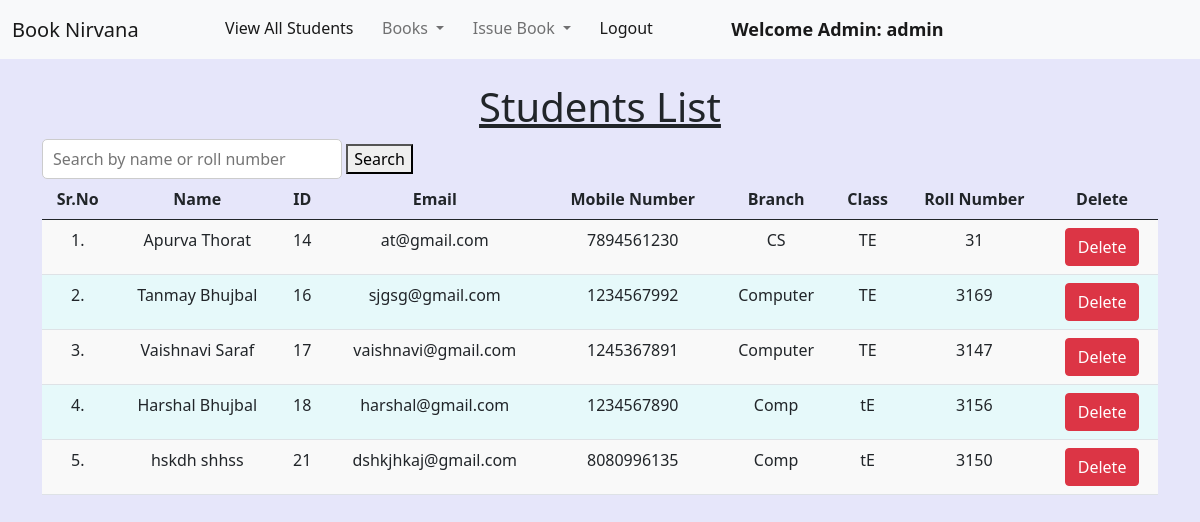
Screenshot of /view_students/ (signed in) with the database file from the repository.
### library/models.py (models this page shows, shortened)
class Student(models.Model):
    user = models.OneToOneField(User, on_delete=models.CASCADE)
    classroom = models.CharField(max_length=10)
    branch = models.CharField(max_length=10)
    roll_no = models.CharField(max_length=3, blank=True)
    phone = models.CharField(max_length=10, blank=True)
    image = models.ImageField(upload_to="", blank=True)

### library/views.py (the view)
# urls.py: path("view_students/", views.view_students, name="view_students"),
@login_required(login_url = '/admin_login')
def view_students(request):
    query = request.GET.get('q', '')  # Get the search query from the URL parameters
    students = Student.objects.all()
    if query:
        students = students.filter(
            Q(user__first_name__icontains=query) |
            Q(user__last_name__icontains=query) |
            Q(roll_no__icontains=query)
        )
    return render(request, "view_students.html", {'students': students, 'query': query})

### library/templates/view_students.html (shortened to what this page needs)
{% extends 'admin_navbar.html' %}
{% load static %}
{% block body %}
<div class="container mt-4">
    <h1 class="text-center"><u>Students List</u></h1>
    <form method="GET" action="{% url 'view_students' %}">
        <input type="text" name="q" placeholder="Search by name or roll number" value="{{ query }}" style="width: 300px; height: 40px; padding: 10px; font-size: 16px; border: 1px solid #ccc; border-radius: 5px;">
        <button type="submit">Search</button>
    </form>
    <table class="table table-hover" id="example">
        <thead>
            <tr class="text-center">
                <th>Sr.No</th>
                <th>Name</th>
                <th>ID</th>
                <th>Email</th>
                <th>Mobile Number</th>
                <th>Branch</th>
                <th>Class</th>
                <th>Roll Number</th>
                <th>Delete</th>
            </tr>
        </thead>
        <tbody>
            {% for student in students %}
            <tr class="text-center">
                <td>{{forloop.counter}}.</td>
                <td>{{student.user.get_full_name}}</td>
                <td>{{student.user.id}}</td>
                <td>{{student.user.email}}</td>
                <td>{{student.phone}}</td>
                <td>{{student.branch}}</td>
                <td>{{student.classroom}}</td>
                <td>{{student.roll_no}}</td>
                <td><a href="/delete_student/{{student.id}}/" class="btn btn-danger" onclick="return confirm('Are you sure you want to delete this student?')">Delete</a></td>
            </tr>
            {% endfor %}
        </tbody>
    </table>
    </div>
{% endblock %}

### library/templates/admin_navbar.html (shortened to what this page needs)
<!doctype html>
<html lang="en">
  <head>
    <link href="https://cdn.jsdelivr.net/npm/bootstrap@5.1.0/dist/css/bootstrap.min.css" rel="stylesheet">
    <link rel="stylesheet" href="https://cdn.datatables.net/1.10.25/css/jquery.dataTables.min.css">
    <link rel="stylesheet" href="https://cdn.datatables.net/buttons/1.7.1/css/buttons.dataTables.min.css">
  </head>
  <body>
    <nav class="navbar navbar-expand-lg navbar-light bg-light">
        <div class="container-fluid">
          <a class="navbar-brand" href="#">Book Nirvana</a>
          <div class="collapse navbar-collapse" id="navbarSupportedContent">
            <ul class="navbar-nav me-auto mb-2 mb-lg-0">
              <li class="nav-item">
                <a class="nav-link active" aria-current="page" href="/view_students/">View All Students</a>
              </li>
              <li class="nav-item dropdown">
                <a class="nav-link dropdown-toggle" href="#" id="navbarDropdown" role="button" data-bs-toggle="dropdown" aria-expanded="false">
                  Books
                </a>
              </li>
              <li class="nav-item dropdown">
                <a class="nav-link dropdown-toggle" href="#" id="navbarDropdown" role="button" data-bs-toggle="dropdown" aria-expanded="false">
                  Issue Book
                </a>
              </li>
              <li class="nav-item">
                <a class="nav-link active" aria-current="page" href="/logout/">Logout</a>
              </li>
              <li class="nav-item">
                <a style="font-weight:600; font-family:'Segoe UI', Tahoma, Geneva, Verdana, sans-serif; font-size: large;" class="nav-link active" href="#">Welcome Admin: {{request.user}}</a>
              </li>
            </ul>
          </div>
        </div>
      </nav>
      {% block body %}
      {% endblock %}
  </body>
</html>

### library/templates/view_students.html (style rules this page uses)
body { background-color: lavender; }
table.table-hover tbody tr:nth-child(odd) { background-color: #f9f9f9; }
table.table-hover tbody tr:nth-child(even) { background-color:rgb(230, 249, 250); }

### rows the page displays
Student: user.get_full_name "Apurva Thorat", user.id "14", user.email "at@gmail.com", phone "7894561230", branch "CS", classroom "TE", roll_no "31"
Student: user.get_full_name "Tanmay Bhujbal", user.id "16", user.email "sjgsg@gmail.com", phone "1234567992", branch "Computer", classroom "TE", roll_no "3169"
Student: user.get_full_name "Vaishnavi Saraf", user.id "17", user.email "vaishnavi@gmail.com", phone "1245367891", branch "Computer", classroom "TE", roll_no "3147"
Student: user.get_full_name "Harshal Bhujbal", user.id "18", user.email "harshal@gmail.com", phone "1234567890", branch "Comp", classroom "tE", roll_no "3156"
Student: user.get_full_name "hskdh shhss", user.id "21", user.email "dshkjhkaj@gmail.com", phone "8080996135", branch "Comp", classroom "tE", roll_no "3150"

### other values shown
{{ request.user }} "admin"
